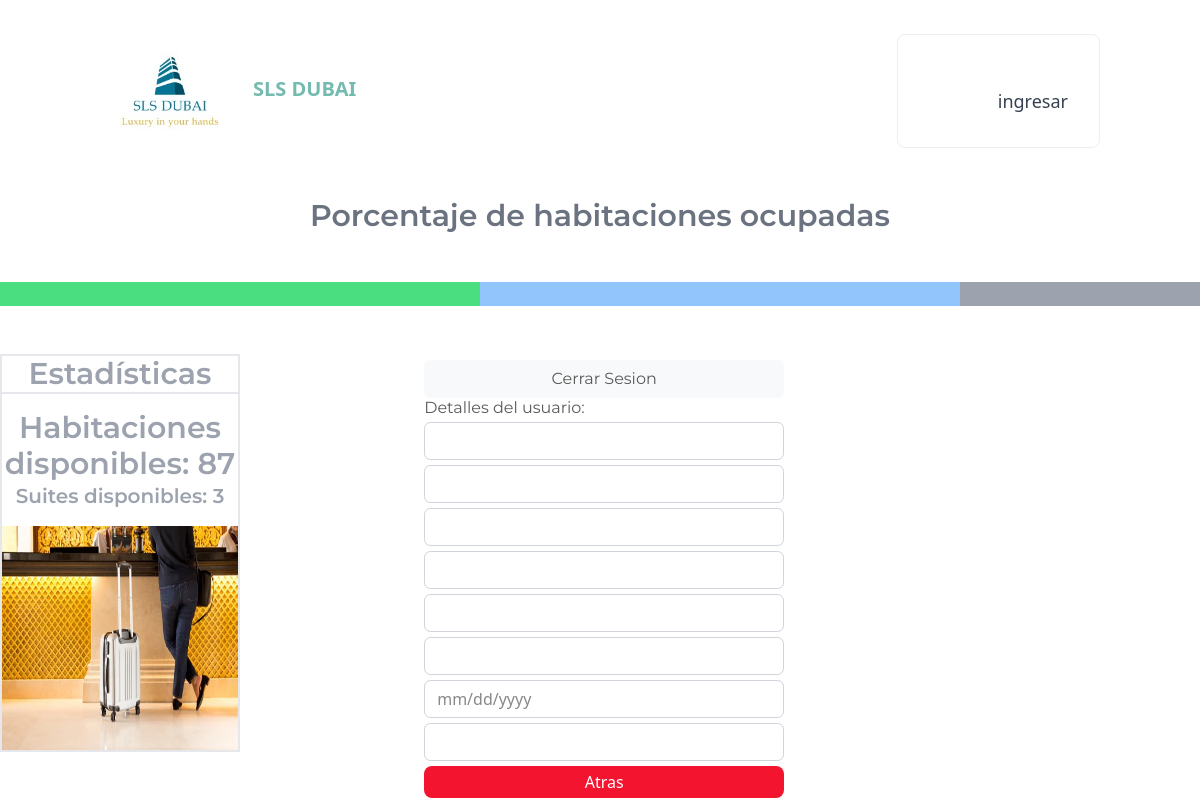
Page /ver/8 on the earlier database version.
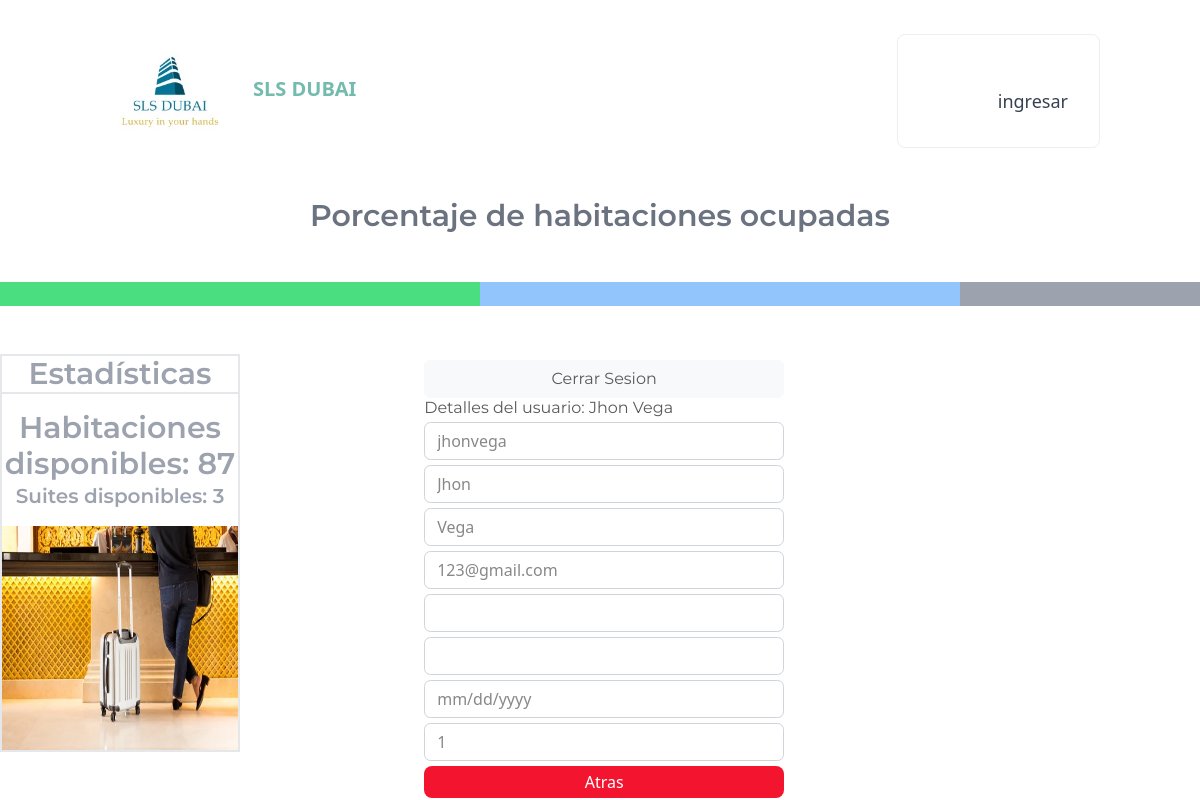
Same page on the later database version.
### tables this page shows
CREATE TABLE usuarios (id INTEGER NOT NULL CONSTRAINT usuarios_pk PRIMARY KEY AUTOINCREMENT UNIQUE, usuario TEXT UNIQUE NOT NULL, nombre TEXT, apellido TEXT, correo TEXT NOT NULL UNIQUE, celular TEXT DEFAULT 0, direccion TEXT, fecha TEXT, pasword TEXT NOT NULL, super INT DEFAULT (0) NOT NULL);

### app.py (the view)
@app.route('/ver/<int:id>')
def ver(id):
    usuario = scripts.obenter_usuario_id(id)
    return render_template('ver.html', usuario=usuario)

### app.py (called while the page is built)
@app.before_request
def before_request():
    if 'user' not in session and request.endpoint in ['super_menu']:
        return redirect('/')
    elif 'user' not in session and request.endpoint in ['room']:
        return redirect('/')

### db/scripts.py (called while the page is built)
def conexion_bd():
    try:
        conexion = sqlite3.connect(os.path.dirname(os.path.abspath(__file__))+'/basedatos.sqlite')
        return conexion
    except:
        print('Error de conexion bd')

def obenter_usuario_id(id):
    query = "select * from usuarios where id={};".format(id)
    conexion = conexion_bd()
    cursor = conexion.cursor()
    cursor.execute(query)
    usuario = cursor.fetchone()
    conexion.commit()
    conexion.close()
    return usuario

### templates/ver.html
{% extends 'user_main.html' %}
{% block src %}
<link rel="stylesheet" href="{{url_for('static',filename='css/styles.css')}}" />
<link rel="stylesheet" href="{{url_for('static',filename='css/bootstrap.css')}}" />
{% endblock %}
{% block body_user %}
<div class="contenedor">
    <div id="formulario_crear" class="flex flex-col">
    <button class="btn btn-light float-end" id="cerrar_sesion">Cerrar Sesion</button>
    <h3>Detalles del usuario: {{ usuario[2] }} {{ usuario[3] }}</h3>
    <input class="form-control" type="text" name="usuario" id="usuario" readonly="readonly" value="{{usuario[1]}}" >
    <input class="form-control" type="text" name="nombre" id="nombre" readonly="readonly" value="{{usuario[2]}}" >
    <input class="form-control" type="text" name="apellido" id="apellido" readonly="readonly" value="{{usuario[3]}}" >
    <input class="form-control" type="email" name="correo" id="correo" readonly="readonly" value={{usuario[4]}} >
    <input class="form-control" type="number" name="celular" id="celular" readonly="readonly" value={{usuario[5]}} >
    <input class="form-control" type="text" name="direccion" id="direccion" readonly="readonly" value="{{usuario[6]}}" >
    <input class="form-control" type="date" name="fecha_nacimiento" id="fecha_nacimiento" readonly="readonly" value={{usuario[7]}} >
    <input class="form-control" type="number" name="Clase" id="clase" readonly="readonly" value={{usuario[9]}}>
    <button class="bg-[#F3152F] text-white px-6 py-1 rounded-lg" id="cancelar_usuario" onclick="location.href='/editUsers'" >Atras</button>
    </div>
</div>
{% endblock %}

### templates/user_main.html (shortened to what this page needs)
{% extends 'base.html' %}
{% block body %}
<header class="mb-10">
  <nav class="bg-white border-gray-200 px-2 sm:px-4 py-2.5 dark:bg-gray-900">
    <div class="container flex flex-wrap justify-between items-center mx-auto">
      <a class="flex items-center">
        <img src={{ url_for('static', filename='images/lgo sls.jpeg') }} class="mr-3 h-24">
        <span class="self-center text-xl font-semibold whitespace-nowrap text-[#73baaf]">SLS DUBAI</span>
      </a>
      <div class="hidden w-full md:block md:w-auto" id="navbar-default">
        <ul
          class="flex flex-col p-4 mt-4 bg-gray-50 rounded-lg border border-gray-100 md:flex-row md:space-x-8 md:mt-0 md:text-sm md:font-medium md:border-0 md:bg-white dark:bg-gray-800 md:dark:bg-gray-900 dark:border-gray-700">
          <li>
            <a href="/"
              class="block text-lg py-2 pr-4 pl-3 text-white bg-blue-700 rounded md:bg-transparent md:text-blue-700 md:p-0 dark:text-white"
              aria-current="page">Home</a>
          </li>
          <li>
            <a href="/user"
              class="block text-lg py-2 pr-4 pl-3 text-gray-700 rounded hover:bg-gray-100 md:hover:bg-transparent md:border-0 md:hover:text-blue-700 md:p-0 dark:text-gray-400 md:dark:hover:text-white dark:hover:bg-gray-700 dark:hover:text-white md:dark:hover:bg-transparent">ingresar</a>
          </li>
        </ul>
      </div>
    </div>
  </nav>
</header>
<div class="linea">
    <h2 class="text-center text-3xl font-semibold text-gray-500">
      Porcentaje de habitaciones ocupadas
    </h2>
    <div class="flex my-5">
      <div class="h-6 bg-green-400 w-2/5">
      </div>
      <div class="h-6 bg-blue-300 w-2/5">
      </div>
      <div class="h-6 bg-gray-400 w-1/5"></div>
    </div>
  </div>
<div class="lado">
      <div class="flex flex-col border-2">
        <h4 class="text-center font-semibold text-gray-400 text-3xl border-b-2">Estadísticas</h4>
        <div class="my-3">
          <h5 class="text-center font-semibold text-gray-400 text-3xl">Habitaciones disponibles: 87</h5>
          <h6 class="text-center font-semibold text-gray-400 text-xl">Suites disponibles: 3</h6>
        </div>
        <div>
        <img class="h-56" src={{ url_for('static', filename='images/pra usuario.webp') }}>
        </div>
      </div>
</div>
{% block body_user%}
{% endblock %}
{% endblock %}

### templates/base.html (shortened to what this page needs)
<!DOCTYPE html>
<html lang="en">
<head>
    <link rel="stylesheet" href="{{url_for('static',filename='css/main.css')}}" />
    {% block src %} {% endblock %}
</head>
<body>
    {% block body %}
    {% endblock %}
</body>
    <script src="https://cdn.tailwindcss.com/"></script>
</html>

### static/css/main.css (style rules this page uses)
html { line-height: 1.5; -webkit-text-size-adjust: 100%; -moz-tab-size: 4; -o-tab-size: 4; tab-size: 4; font-family: ui-sans-serif, system-ui, -apple-system, BlinkMacSystemFont, "Segoe UI", Roboto, "Helvetica Neue", Arial, "Noto Sans", sans-serif, "Apple Color Emoji", "Segoe UI Emoji", "Segoe UI Symbol", "Noto Color Emoji"; }
body { margin: 0; line-height: inherit; }
h1, h2, h3, h4, h5, h6 { font-size: inherit; font-weight: inherit; }
a { color: inherit; text-decoration: inherit; }
button, input, optgroup, select, textarea { font-family: inherit; font-size: 100%; font-weight: inherit; line-height: inherit; color: inherit; margin: 0; padding: 0; }
button, select { text-transform: none; }
button, [type='button'], [type='reset'], [type='submit'] { -webkit-appearance: button; background-color: transparent; background-image: none; }
blockquote, dl, dd, h1, h2, h3, h4, h5, h6, hr, figure, p, pre { margin: 0; }
ol, ul, menu { list-style: none; margin: 0; padding: 0; }
input::placeholder, textarea::placeholder { opacity: 1; color: #9ca3af; }
button, [role="button"] { cursor: pointer; }
img, svg, video, canvas, audio, iframe, embed, object { display: block; vertical-align: middle; }
img, video { max-width: 100%; height: auto; }

### static/css/styles.css (style rules this page uses)
header { background: #ffffff; padding-top: 0px; padding-bottom: 0px; }
header div, header a { display: inline-block; }
header a { float: right; margin-top: 20px; margin-right: 10%; }
#formulario_crear, #cambiarContraseña { width: 50%; margin-left: auto; margin-right: auto; }
#formulario_crear input { margin-top: 5px; }
#cancelar_usuario, #btn_crear { margin-top: 5px; display: inline-block; }
.lado { width: 20%; }
.lado, .contenedor { display: inline-block; }
.contenedor { width: 60%; margin-left: auto; margin-right: auto; }

Differences in the rows shown:
added usuarios: nombre "Jhon", apellido "Vega", usuario "jhonvega", correo "123@gmail.com", Clase "1"
